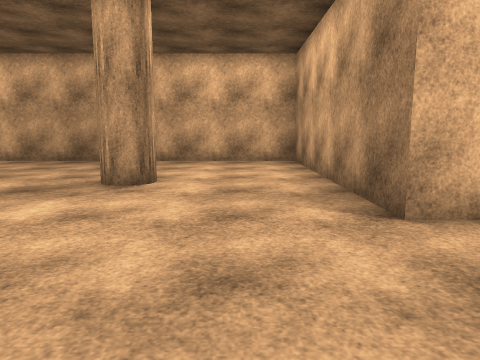
[1] (above)

16 first-person views from a walk through a scene from a Unity 3-D project. The camera is 1.4 m above the floor, tilts 8° down and sees 70° across. The floor is counted in squares, 1 m on a side. Each view is taken from the middle of a square. On the plan, view 1 faces up. The plan holds only what a view shows up to about 15 squares ahead; the rest is blank. Surface patterns are stand-ins for the level's own textures.

[2]
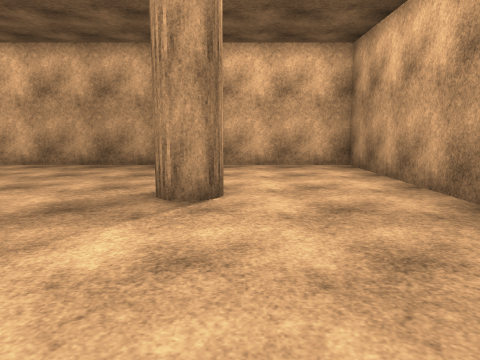

[3]
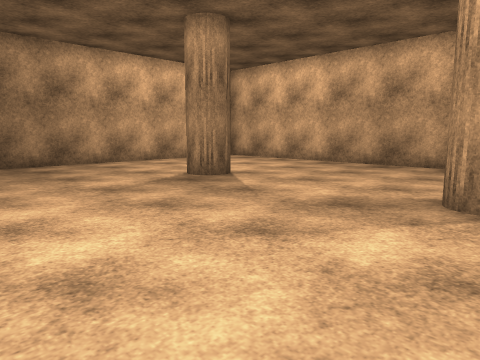

[4]
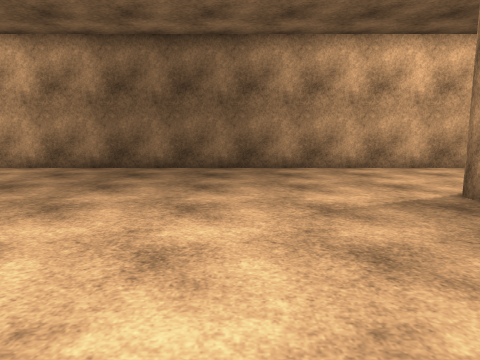

[5]
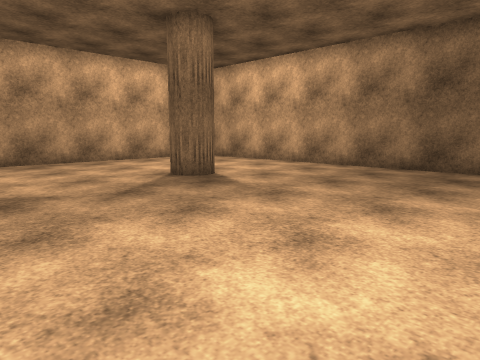

[6]
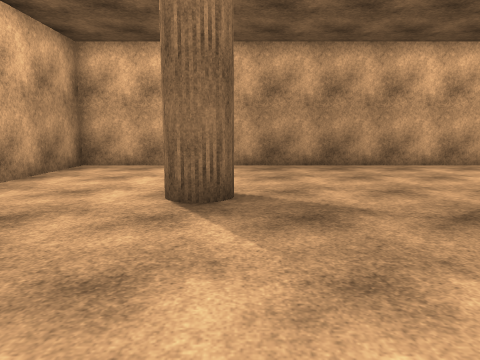

[7]
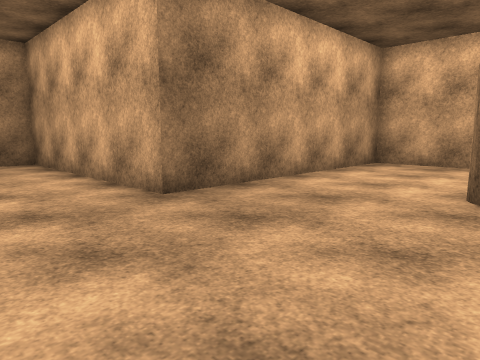

[8]
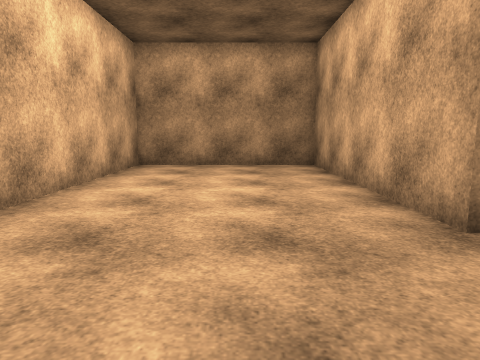

[9]
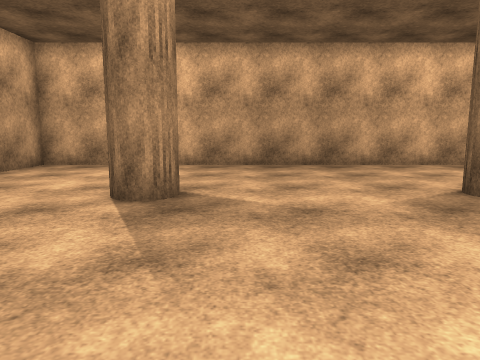

[10]
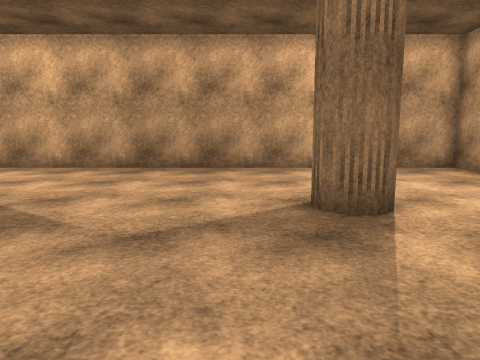

[11]
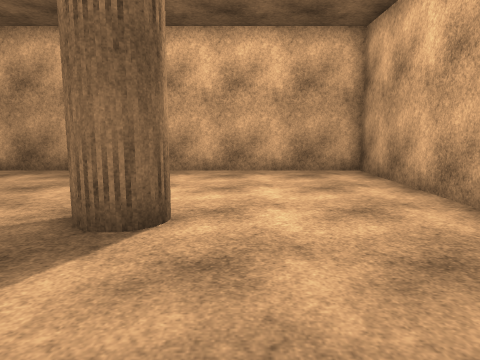

[12]
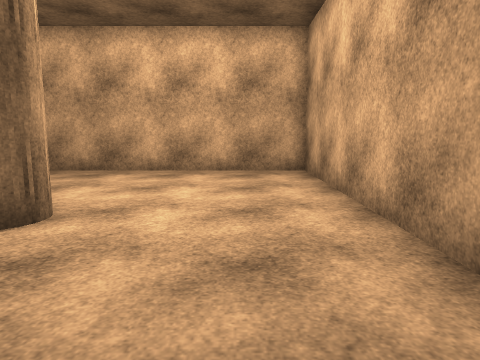

[13]
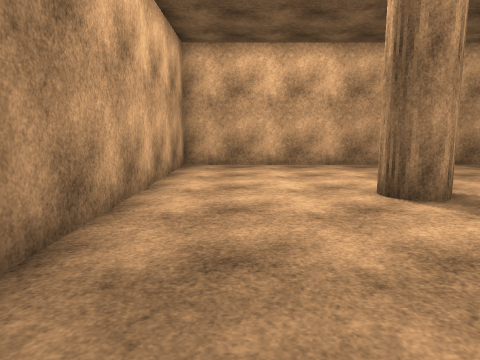

[14]
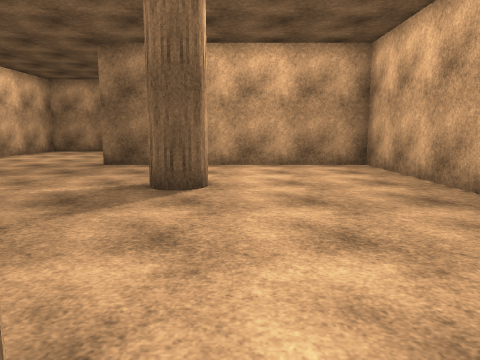

[15]
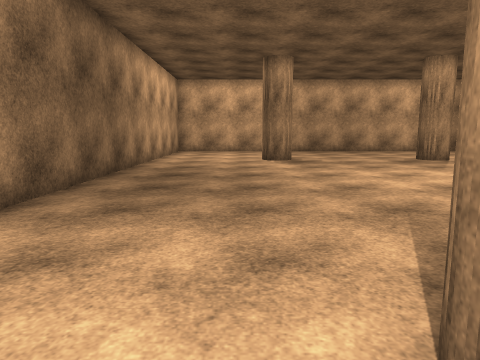

[16]
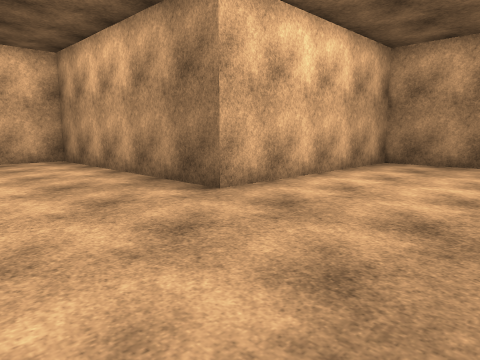

### Floor plan
Key: @ floor where view 1 was taken; # wall or solid block; . floor.
Columns run from 18 left of view 1 to 13 right of it. Each row starts with its distance up from view 1.
 17 ######################
 16 #....................#
 15 #....................#
 14 #....................#
 13 #....................#
 12 #....................#
 11 #....................#
 10 #......#.......#.....#
  9 #......#.......#.....#
  8 #....................#
  7 #....................#
  6 #....................###########
  5 #..............................#
  4 #..............................#
  3 #..............................#
  2 #..............................#
  1 #..............................#
  0 #.................@............#
 -1 #..............................#
 -2 #....................###########
 -3 #....................#
 -4 #....................#
 -5 #....................#
 -6 #......#.......#.....#
 -7 #......#.......#.....#
 -8 #....................#
 -9 #....................#
-10 #....................#
-11 #....................#
-12 #....................#
-13 #....................#
-14 ######################

Where each view was taken, in squares from view 1:
view 1: 0 up, 0 right, facing up
view 2: 2 up, 2 left, facing up
view 3: 2 up, 2 left, facing up-left
view 4: 4 up, 4 left, facing left
view 5: 3 up, 4 left, facing down-left
view 6: 1 up, 4 left, facing down
view 7: 2 up, 4 left, facing down-right
view 8: 1 up, 2 left, facing right
view 9: 2 up, 9 left, facing up
view 10: 0 up, 9 left, facing down
view 11: 1 down, 13 left, facing down
view 12: 1 down, 15 left, facing down
view 13: 2 up, 15 left, facing up
view 14: 8 down, 12 left, facing right
view 15: 8 down, 13 left, facing up
view 16: 1 down, 3 left, facing up-right
